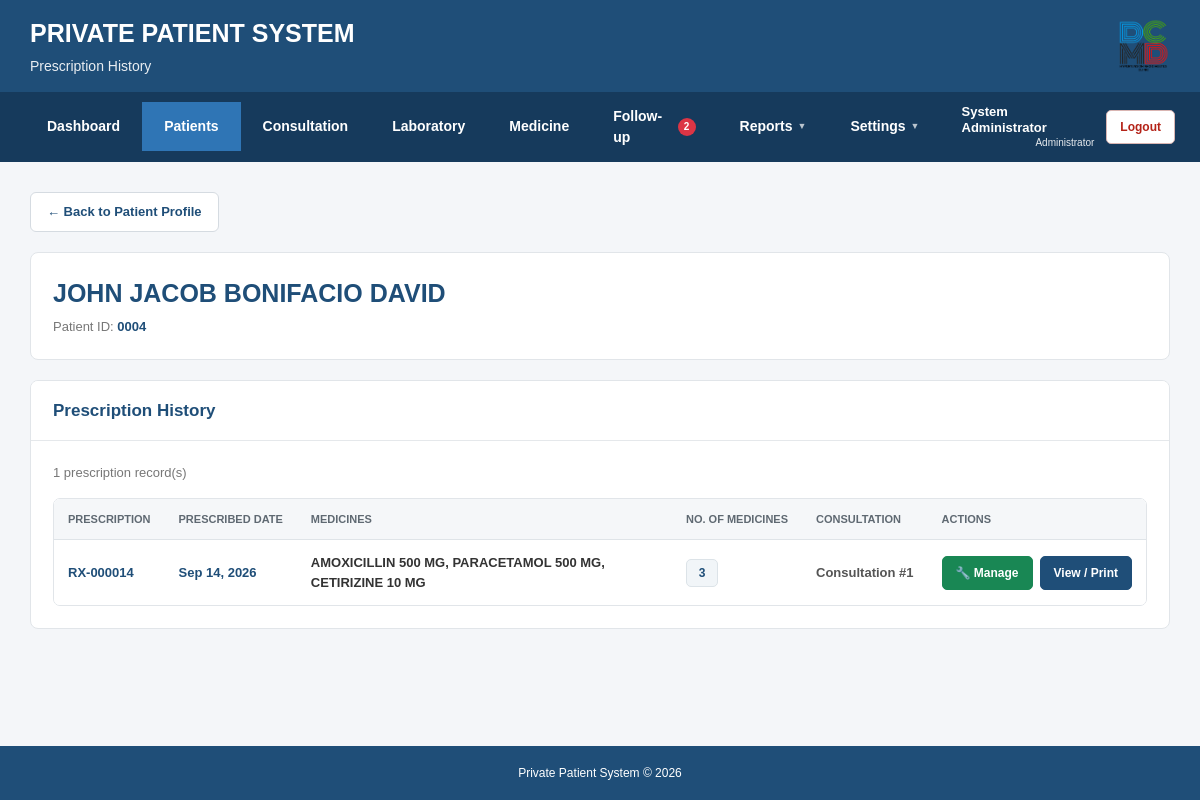
The page /private_patient_system/prescriptions/history.php?id=21 (signed in) on the database its author committed.
### tables this page shows
CREATE TABLE IF NOT EXISTS `patients` (
  `id` int(11) NOT NULL AUTO_INCREMENT,
  `patient_id` varchar(10) NOT NULL,
  `last_name` varchar(100) NOT NULL,
  `first_name` varchar(100) NOT NULL,
  `middle_name` varchar(100) DEFAULT NULL,
  `birthdate` date NOT NULL,
  `sex` enum('Male','Female') NOT NULL,
  `civil_status` varchar(30) DEFAULT NULL,
  `philhealth_no` varchar(30) DEFAULT NULL,
  `philhealth_yakap_status` varchar(30) DEFAULT NULL,
  `address` text,
  `contact_no` varchar(20) DEFAULT NULL,
  `email` varchar(150) DEFAULT NULL,
  `emergency_contact` varchar(150) DEFAULT NULL,
  `emergency_contact_no` varchar(20) DEFAULT NULL,
  `date_registered` date NOT NULL,
  `status` enum('Active','Inactive','Deceased') NOT NULL DEFAULT 'Active',
  `created_at` timestamp NOT NULL DEFAULT CURRENT_TIMESTAMP,
  PRIMARY KEY (`id`),
  UNIQUE KEY `patient_id` (`patient_id`)
);

CREATE TABLE IF NOT EXISTS `prescription_headers` (
  `id` int(11) NOT NULL AUTO_INCREMENT,
  `patient_id` int(11) NOT NULL,
  `prescribed_date` date NOT NULL,
  `created_at` timestamp NOT NULL DEFAULT CURRENT_TIMESTAMP,
  PRIMARY KEY (`id`),
  UNIQUE KEY `unique_patient_date` (`patient_id`,`prescribed_date`),
  KEY `idx_patient_id` (`patient_id`),
  KEY `idx_prescribed_date` (`prescribed_date`)
);

### private_patient_system/prescriptions/history.php (the view, shortened to what this page needs)
<?php
require_once "../config/database.php";
$id = isset($_GET['id'])
    ? intval($_GET['id'])
    : 0;
$sql = "SELECT * FROM patients WHERE id = ?";
$stmt = $conn->prepare($sql);
$stmt->bind_param("i", $id);
$stmt->execute();
$result = $stmt->get_result();
$patient = $result->fetch_assoc();
$fullName = $patient['first_name'];
if (!empty($patient['middle_name'])) {
    $fullName .= " " . $patient['middle_name'];
}
$fullName .= " " . $patient['last_name'];
$prescription_stmt = $conn->prepare(
    $prescription_sql
);
$prescription_stmt->bind_param(
    "i",
    $id
);
$prescription_stmt->execute();
$prescriptions =
    $prescription_stmt->get_result();
$prescriptionCount =
    $prescriptions->num_rows;
?>
<?php
include __DIR__ . "/../includes/header.php";
include __DIR__ . "/../includes/navigation.php";
?>
<main class="main-container">
    <div class="prescription-history-page">
        <div class="prescription-top-actions">
            <div class="prescription-top-left">
                <a
                    href="../patients/view.php?id=<?php echo $id; ?>"
                    class="prescription-back"
                >
                    ← Back to Patient Profile
                </a>
            </div>
        </div>
        <div class="prescription-patient-card">
            <div class="prescription-patient-content">
                <div>
                    <h1 class="prescription-patient-name">
                        <?php
                        echo htmlspecialchars(
                            $fullName
                        );
                        ?>
                    </h1>
                    <div class="prescription-patient-id">
                        Patient ID:
                        <strong>
                            <?php
                            echo htmlspecialchars(
                                $patient['patient_id']
                            );
                            ?>
                        </strong>
                    </div>
                </div>
            </div>
        </div>
        <div class="prescription-card">
            <div class="prescription-card-header">
                <h2 class="prescription-card-title">
                    Prescription History
                </h2>
            </div>
            <div class="prescription-card-body">
                <?php if ($prescriptionCount > 0) { ?>
                    <div class="prescription-history-count">
                        <?php
                        echo $prescriptionCount;
                        ?>
                        prescription record(s)
                    </div>
                    <div class="prescription-table-container">
                        <table class="prescription-table">
                            <thead>
                                <tr>
                                    <th>
                                        Prescription
                                    </th>
                                    <th>
                                        Prescribed Date
                                    </th>
                                    <th>
                                        Medicines
                                    </th>
                                    <th>
                                        No. of Medicines
                                    </th>
                                    <th>
                                        Consultation
                                    </th>
                                    <th>
                                        Actions
                                    </th>
                                </tr>
                            </thead>
                            <tbody>
                                <?php while (
                                    $prescription =
                                        $prescriptions->fetch_assoc()
                                ) { ?>
                                    <tr>
                                        <td>
                                            <span
                                                class="prescription-number"
                                            >
                                                <?php
                                                echo "RX-" .
                                                    str_pad(
                                                        (int)
                                                        $prescription[
                                                            'prescription_header_id'
                                                        ],
                                                        6,
                                                        "0",
                                                        STR_PAD_LEFT
                                                    );
                                                ?>
                                            </span>
                                        </td>
                                        <td>
                                            <span
                                                class="prescription-date-text"
                                            >
                                                <?php
                                                if (
                                                    !empty(
                                                        $prescription[
                                                            'prescribed_date'
                                                        ]
                                                    )
                                                ) {
                                                    echo htmlspecialchars(
                                                        date(
                                                            "M d, Y",
                                                            strtotime(
                                                                $prescription[
                                                                    'prescribed_date'
                                                                ]
                                                            )
                                                        )
                                                    );
                                                }
                                                else {
                                                    echo "-";
                                                }
                                                ?>
                                            </span>
                                        </td>
                                        <td>
                                            <div
                                                class="prescription-medicines"
                                            >
                                                <?php
                                                if (
                                                    !empty(
                                                        $prescription[
                                                            'medicines'
                                                        ]
                                                    )
                                                ) {
                                                    echo htmlspecialchars(
                                                        $prescription[
                                                            'medicines'
                                                        ]
                                                    );
                                                }
                                                else {
                                                    echo "-";
                                                }
                                                ?>
                                            </div>
                                        </td>
                                        <td>
                                            <span
                                                class="prescription-medicine-count"
                                            >
                                                <?php
                                                echo (int)
                                                    $prescription[
                                                        'medicine_count'
                                                    ];
                                                ?>
                                            </span>
                                        </td>
                                        <td>
                                            <span
                                                class="prescription-consultation"
                                            >
                                                <?php
                                                if (
                                                    !empty(
                                                        $prescription[
                                                            'consultation_number'
                                                        ]
                                                    )
                                                ) {
                                                    echo "Consultation #" .
                                                        (int)
                                                        $prescription[
                                                            'consultation_number'
                                                        ];
                                                }
                                                else {
                                                    echo "-";
                                                }
                                                ?>
                                            </span>
                                        </td>
                                        <td>
                                            <div
                                                class="prescription-actions"
                                            >
                                                <a
                                                    href="manage_prescription.php?prescription_header_id=<?php echo (int) $prescription['prescription_header_id']; ?>"
                                                    class="prescription-manage-btn"
                                                >
                                                    🔧 Manage
                                                </a>
                                                <a
                                                    href="print_prescription.php?prescription_header_id=<?php echo (int) $prescription['prescription_header_id']; ?>&from_history=1"
                                                    class="prescription-view-btn"
                                                    target="_blank"
                                                >
                                                    View / Print
                                                </a>
                                            </div>
                                        </td>
                                    </tr>
                                <?php } ?>
                            </tbody>
                        </table>
                    </div>
                <?php } else { ?>
                    <div class="no-prescriptions">
                        No prescriptions recorded yet.
                    </div>
                <?php } ?>
            </div>
        </div>
    </div>
</main>
<?php
include __DIR__ . "/../includes/footer.php";
?>

### rows shown on the page
patients: fullName "JOHN JACOB BONIFACIO DAVID", patient "0004"
prescription_headers: id "000014", prescribed_date "Sep 14, 2026", prescription "AMOXICILLIN 500 MG, PARACETAMOL 500 MG, CETIRIZINE 10 MG", prescription "3", prescription "1"

### other values the page prints
$pageSubtitle "Prescription History"
$followUpDueSoonCount "2"
$loggedInName "System Administrator"
$loggedInRole "Administrator"
$prescriptionCount "1"
